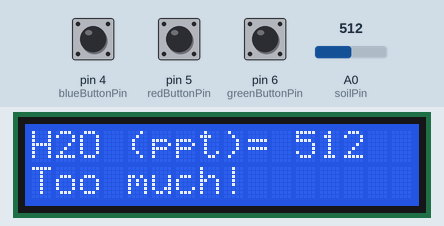
A sketch run on a simulated Arduino Uno, built with avr-gcc and run on an emulated ATmega328P. On the bench: 16×2 character LCD. The inputs (shaded band) are chosen by the test bench; at power-on: A0 (soilPin) = 512, pin 4 (blueButtonPin) LOW, pin 5 (redButtonPin) LOW, pin 6 (greenButtonPin) LOW. What the sketch prints to the serial monitor is not drawn.

Above: at 1.2 s.
1.3 s: A0 (soilPin) set to 0
At 2.7 s:
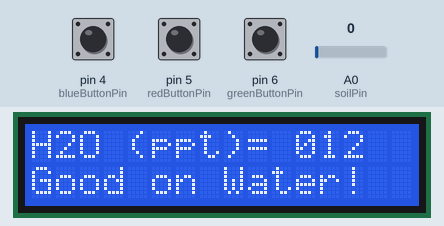
3.6 s: pin 4 (blueButtonPin) pulled HIGH for 1 s
At 5.5 s:
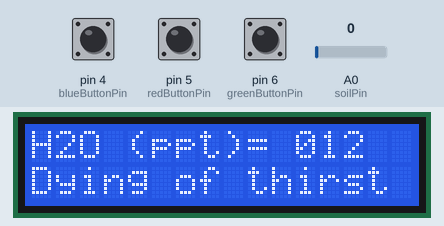
6.1 s: A0 (soilPin) set to 100
At 6.8 s:
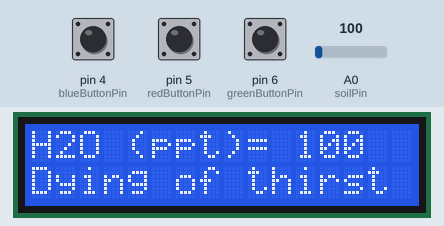
7.7 s: A0 (soilPin) set to 119
At 8.9 s:
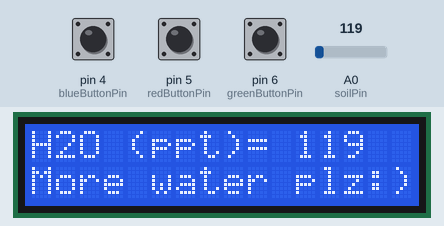
9.8 s: pin 5 (redButtonPin) pulled HIGH for 1 s
At 11.8 s:
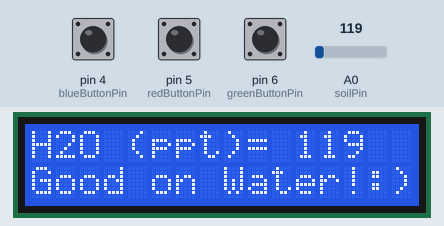
12.3 s: pin 6 (greenButtonPin) pulled HIGH for 0.4 s
At 13.5 s:
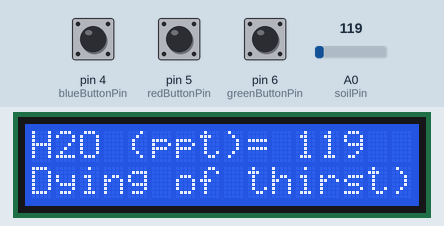
Timing chart, 0 to 15.2 s (numbered marks = the images above; inputs shaded):
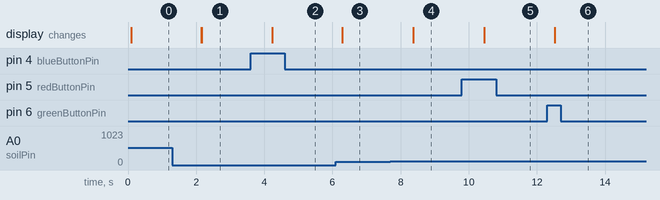

Measured:
- the behaviour switches between 112 and 113 on A0 (soilPin) (found by bisection; images 3 and 4)
- after the input at 1.3 s, the display: first changes after 0.86 s (image 1 shows a later state)
- after the input at 3.6 s, the display: changes after 0.64 s (image 2)
- after the input at 6.1 s, the display: changes after 0.19 s (image 3)
- after the input at 7.7 s, the display: first changes after 0.66 s (image 4 shows a later state)
- after the input at 9.8 s, the display: changes after 0.65 s (image 5)
- after the input at 12.3 s, the display: changes after 0.22 s (image 6)

The sketch:

The_Talking_Plant_Code1.ino.ino
```cpp
/*
  SparkFun Inventor’s Kit
  Circuit 4A-HelloWorld

  The LCD will display the words "Hello World" and show how many seconds have passed since
  the RedBoard was last reset.

  This sketch was written by SparkFun Electronics, with lots of help from the Arduino community.
  This code is completely free for any use.

  View circuit diagram and instructions at: https://learn.sparkfun.com/tutorials/sparkfun-inventors-kit-experiment-guide---v40
  Download drawings and code at: https://github.com/sparkfun/SIK-Guide-Code
*/

#include <LiquidCrystal.h>          //the liquid crystal library contains commands for printing to the display

LiquidCrystal lcd(13, 12, 11, 10, 9, 8);   // tell the RedBoard what pins are connected to the display


/*-----------------------------------------------------------------------------------------------------------

/*  Soil Moisture Basic Example
    This sketch was written by SparkFun Electronics
    Joel Bartlett
    August 31, 2015

    Basic skecth to print out soil moisture values to the Serial Monitor

    Released under the MIT License(http://opensource.org/licenses/MIT)
*/

int val = 0; //value for storing moisture value
int soilPin = A0;//Declare a variable for the soil moisture sensor
int soilPower = 7;//Variable for Soil moisture Power

//Rather than powering the sensor through the 3.3V or 5V pins,
//we'll use a digital pin to power the sensor. This will
//prevent corrosion of the sensor as it sits in the soil.

int cond;

int const greenButtonPin = 6;
int greenButtonState = 0;

int const redButtonPin = 5;
int redButtonState = 0;

int const blueButtonPin = 4;
int blueButtonState = 0;

int moistMin;
int moistMax;
int plantType = 1;

int rs;


void setup()
{
  Serial.begin(9600);   // open serial over USB

  pinMode(soilPower, OUTPUT);//Set D7 as an OUTPUT
  digitalWrite(soilPower, LOW);//Set to LOW so no power is flowing through the sensor

  // Kill me
  pinMode(greenButtonPin, INPUT);
  pinMode(redButtonPin, INPUT);
  pinMode(blueButtonPin, INPUT);


  //lcd commands

  lcd.begin(16, 2);                 //tell the lcd library that we are using a display that is 16 characters wide and 2 characters high
  lcd.clear();                      //clear the display
}

void loop()
{
Serial.print("Soil Moisture = ");
//get soil moisture value from the function below and print it
Serial.println(readSoil());

greenButtonState = digitalRead(greenButtonPin);
redButtonState = digitalRead(redButtonPin);
blueButtonState = digitalRead(blueButtonPin);

//lcd commands.

//Possible alternate fix: lcd.clear();
lcd.setCursor(0, 0);              //set the cursor to the 0,0 position (top left corner)
lcd.print("H2O (ppt)= ");       //print Moisture Level starting at that position
lcd.print(readSoil());
rs = readSoil();

                      // Tropical plant, normal plant, cactus
                      // Normal: 290 min, 435 max
                      // Tropical: 150 min, 400 max
                      // Cactus: 30 min, 150 max


                      if (greenButtonState == HIGH) {
                        plantType = 1;
                        moistMin = 290;
                        moistMax = 435 *2;
                      }
                      else if (redButtonState == HIGH) {
                        plantType = 2;
                        moistMin = 30;
                        moistMax = 150 *2;
                      }
                      else if (blueButtonState == HIGH) {
                        plantType = 3;
                        moistMin = 150;
                        moistMax = 400 *2;
                      }
                      else {
                        plantType = plantType;
                        moistMin = moistMin;
                        moistMax = moistMax;
                      }


                      // Condition for Satisfactory moisture
                     if (moistMin <= rs && rs <= moistMax) {
                     lcd.setCursor(0, 1);
                     lcd.print("Good on Water!");
                     Serial.println("Good on Water!");
                      }
                       else if (((0.75*moistMin) <= rs && rs < moistMin)) {
                      // Condition for low moisture
                      lcd.setCursor(0, 1);              //move the cursor to the first space of the bottom row
                      lcd.print("More water plz:)");
                      Serial.println("More water plz:)");
                      }
                      else if ((rs < (0.75*moistMin))) {
                      // Condition for super low moisture
                      lcd.setCursor(0, 1);              //move the cursor to the first space of the bottom row
                      lcd.print("Dying of thirst");
                      Serial.println("Dying of thirst");
                      }
                      else if (moistMax < rs <= (1.25*moistMax)) {
                      // Condition for high moisture
                      //
                      lcd.setCursor(0, 1);              //move the cursor to the first space of the bottom row
                      lcd.print("Enough H2O!");
                      Serial.println("Enough H2O!");
                      }
                      else if ((1.25*moistMax) < rs) {
                        // Condition for super high moisture
                        lcd.setCursor(0, 1);              //move the cursor to the first space of the bottom row
                        lcd.print("Too much!");
                        Serial.println("Too much!");
                      }
                      else if (cond == 6) {
                        // Test cond
                        lcd.setCursor(0, 1);              //move the cursor to the first space of the bottom row
                        lcd.print("Ok");
                        Serial.println(greenButtonState);
                      }
                      else {
                        // Detection error
                        lcd.clear();
                        lcd.setCursor(0, 0);              //set the cursor to the 0,0 position (top left corner)
                        lcd.print("Err");              //move the cursor to the first space of the bottom row
                      }

//This 1 second timefrme is used so you can test the sensor and see it change in real-time.
//For in-plant applications, you will want to take readings much less frequently.


delay(1000);//take a reading every second
}
//This is a function used to get the soil moisture content
int readSoil()
{

    digitalWrite(soilPower, HIGH);//turn D7 "On"
    delay(10);//wait 10 milliseconds
    val = analogRead(soilPin);//Read the SIG value form sensor
    digitalWrite(soilPower, LOW);//turn D7 "Off"
    return val;//send current moisture value
}
```
